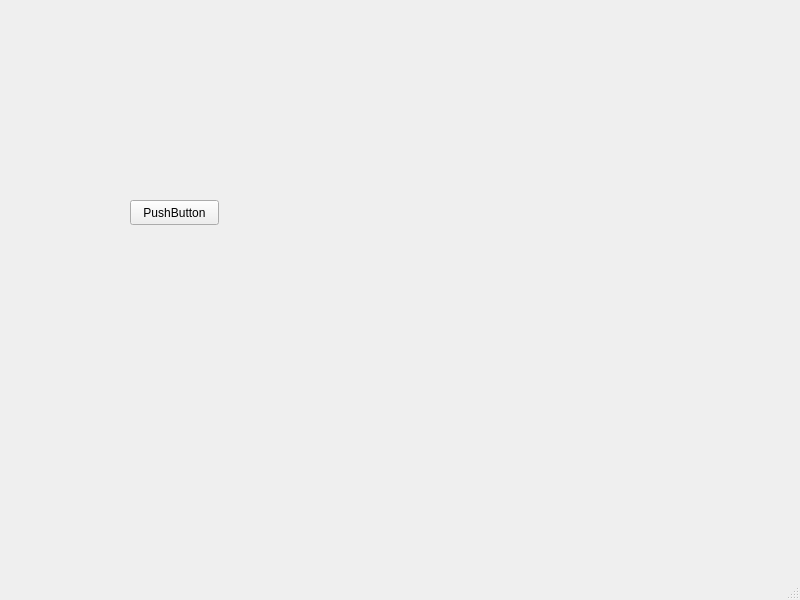
<?xml version="1.0" encoding="UTF-8"?>
<ui version="4.0">
 <class>QChickenMain</class>
 <widget class="QMainWindow" name="QChickenMain">
  <property name="geometry">
   <rect>
    <x>0</x>
    <y>0</y>
    <width>800</width>
    <height>600</height>
   </rect>
  </property>
  <property name="windowTitle">
   <string>QChickenMain</string>
  </property>
  <widget class="QWidget" name="centralwidget">
   <widget class="QPushButton" name="pushButton">
    <property name="geometry">
     <rect>
      <x>130</x>
      <y>200</y>
      <width>89</width>
      <height>25</height>
     </rect>
    </property>
    <property name="text">
     <string>PushButton</string>
    </property>
   </widget>
  </widget>
  <widget class="QMenuBar" name="menubar">
   <property name="geometry">
    <rect>
     <x>0</x>
     <y>0</y>
     <width>800</width>
     <height>22</height>
    </rect>
   </property>
  </widget>
  <widget class="QStatusBar" name="statusbar"/>
 </widget>
 <resources/>
 <connections/>
</ui>
